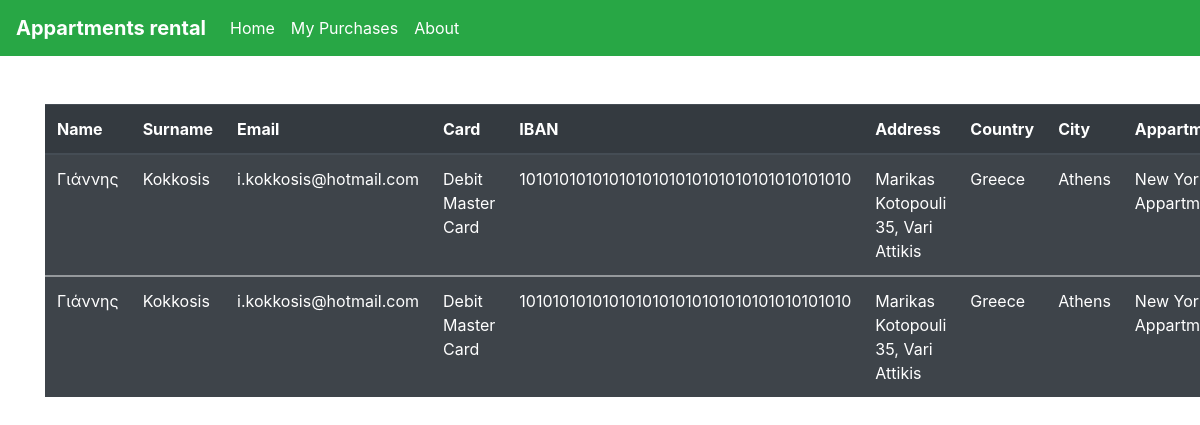
The app's page /my_puchases/, older data.
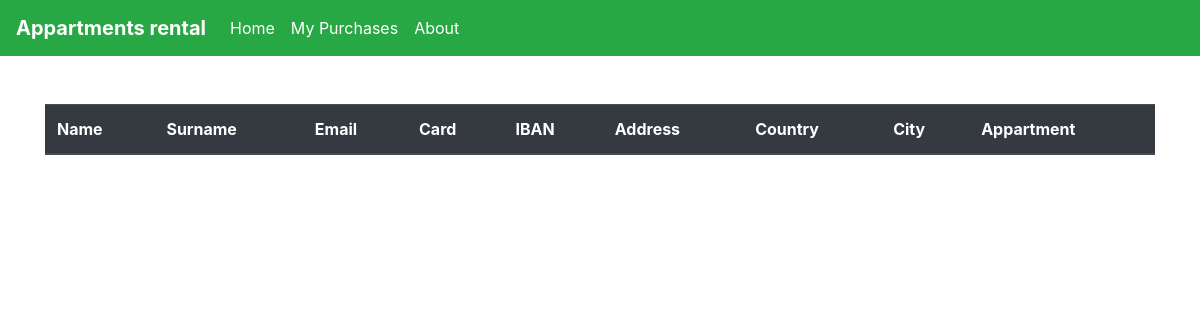
The same page, newer data.
### appartments/models.py (models this page shows, shortened)
class Purchase(models.Model):
    name = models.CharField(max_length=200)
    surname = models.CharField(max_length=200)
    email = models.EmailField()
    cvv = models.CharField(max_length=50)
    iban = models.CharField(max_length=50)
    card_type = models.CharField(max_length=50)
    address = models.CharField(max_length=200)
    country = models.CharField(max_length=200)
    city = models.CharField(max_length=200)
    postal_code = models.CharField(max_length=200)
    appartment = models.ForeignKey(Appartment, on_delete=models.CASCADE)

class Appartment(models.Model):
    title = models.CharField(max_length=200)
    location = models.CharField(max_length=200)
    description = models.TextField()
    price = models.FloatField()
    capacity = models.IntegerField()
    image = models.ImageField(null=True, blank=True)

### appartments/views.py (the view)
# urls.py: path('my_puchases/', views.my_purchases, name='my-purchases'),
def my_purchases(request):
    data = Purchase.objects.all()
    context = {
        'purchases': data
    }
    return render(request, 'appartments/my_purchases.html', context)

### appartments/templates/appartments/my_purchases.html
{% extends 'appartments/base.html' %}
{% block content %}
<table class="table table-striped table-dark mt-5">
    <thead>
        <tr>
        <th scope="col">Name</th>
        <th scope="col">Surname</th>
        <th scope="col">Email</th>
        <th scope="col">Card</th>
        <th scope="col">IBAN</th>
        <th scope="col">Address</th>
        <th scope="col">Country</th>
        <th scope="col">City</th>
        <th scope="col">Appartment</th>
        </tr>
    </thead>
{% for purchase in purchases %}
    <tbody>
        <tr>
            <td>{{ purchase.name }}</td>
            <td>{{ purchase.surname }}</td>
            <td>{{ purchase.email }}</td>
            <td>{{ purchase.card_type }}</td>
            <td>{{ purchase.iban }}</td>
            <td>{{ purchase.address }}</td>
            <td>{{ purchase.country }}</td>
            <td>{{ purchase.city }}</td>
            <td>{{ purchase.appartment.title }}</td>
        </tr>
{% endfor %}
    </tbody>
    </table>
{% endblock content %}

Row changes from the older to the newer data that the page shows:
removed Purchase: name "Γιάννης", surname "Kokkosis", email "i.kokkosis@hotmail.com", card_type "Debit Master Card", iban "1010101010101010101010101010101010101010", address "Marikas Kotopouli 35, Vari Attikis", country "Greece", city "Athens", appartment "New…"
removed Purchase: name "Γιάννης", surname "Kokkosis", email "i.kokkosis@hotmail.com", card_type "Debit Master Card", iban "1010101010101010101010101010101010101010", address "Marikas Kotopouli 35, Vari Attikis", country "Greece", city "Athens", appartment "New…"
